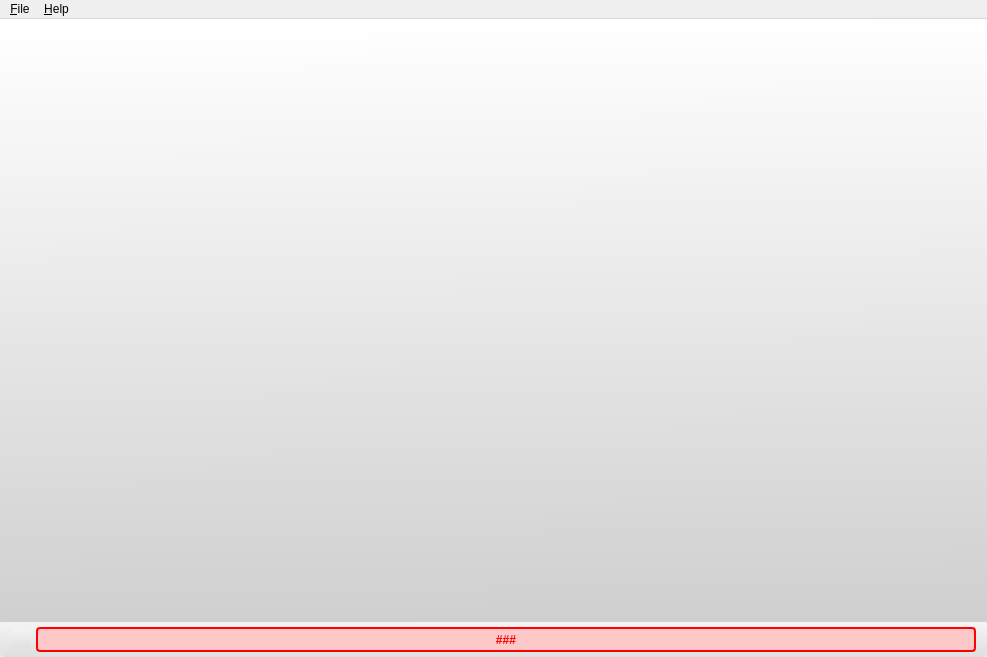
<?xml version="1.0" encoding="UTF-8"?>
<ui version="4.0">
 <class>BingoMainUI</class>
 <widget class="QMainWindow" name="BingoMainUI">
  <property name="geometry">
   <rect>
    <x>0</x>
    <y>0</y>
    <width>987</width>
    <height>657</height>
   </rect>
  </property>
  <property name="minimumSize">
   <size>
    <width>800</width>
    <height>600</height>
   </size>
  </property>
  <property name="windowTitle">
   <string>Buzzword Bingo (VSY-QTClient)</string>
  </property>
  <property name="styleSheet">
   <string notr="true"> QFrame, QLabel, QToolTip {
     border: 0px solid;
     border-radius: 4px;
     padding: 2px;
     background-image: url(images/welcome.png);
 }</string>
  </property>
  <widget class="QWidget" name="centralwidget">
   <layout class="QGridLayout" name="gridLayout">
    <property name="margin">
     <number>0</number>
    </property>
    <property name="spacing">
     <number>0</number>
    </property>
    <item row="1" column="0">
     <widget class="QFrame" name="frame_3">
      <property name="minimumSize">
       <size>
        <width>0</width>
        <height>35</height>
       </size>
      </property>
      <property name="maximumSize">
       <size>
        <width>16777215</width>
        <height>35</height>
       </size>
      </property>
      <property name="styleSheet">
       <string notr="true">background-color: qlineargradient(spread:pad, x1:0, y1:1, x2:0, y2:0, stop:0 rgba(223, 223, 223, 255), stop:1 rgba(244, 244, 244, 255));</string>
      </property>
      <property name="frameShape">
       <enum>QFrame::NoFrame</enum>
      </property>
      <property name="frameShadow">
       <enum>QFrame::Plain</enum>
      </property>
      <property name="lineWidth">
       <number>0</number>
      </property>
      <layout class="QHBoxLayout" name="horizontalLayout">
       <property name="spacing">
        <number>5</number>
       </property>
       <property name="leftMargin">
        <number>9</number>
       </property>
       <property name="topMargin">
        <number>3</number>
       </property>
       <property name="rightMargin">
        <number>9</number>
       </property>
       <property name="bottomMargin">
        <number>3</number>
       </property>
       <item>
        <widget class="QLabel" name="indicator">
         <property name="minimumSize">
          <size>
           <width>20</width>
           <height>20</height>
          </size>
         </property>
         <property name="maximumSize">
          <size>
           <width>20</width>
           <height>20</height>
          </size>
         </property>
         <property name="text">
          <string/>
         </property>
        </widget>
       </item>
       <item>
        <widget class="QLabel" name="errorMessage">
         <property name="minimumSize">
          <size>
           <width>0</width>
           <height>25</height>
          </size>
         </property>
         <property name="maximumSize">
          <size>
           <width>16777215</width>
           <height>25</height>
          </size>
         </property>
         <property name="styleSheet">
          <string notr="true">background-color: rgb(255, 200, 200);
border-color: rgb(255, 0, 0);
border-width: 2px;
border-style: solid;
color:rgb(255, 0, 0);
font-weight:bold;</string>
         </property>
         <property name="text">
          <string>###</string>
         </property>
         <property name="alignment">
          <set>Qt::AlignCenter</set>
         </property>
        </widget>
       </item>
      </layout>
     </widget>
    </item>
    <item row="0" column="0">
     <widget class="QWidget" name="container" native="true">
      <property name="sizePolicy">
       <sizepolicy hsizetype="Expanding" vsizetype="Expanding">
        <horstretch>0</horstretch>
        <verstretch>0</verstretch>
       </sizepolicy>
      </property>
      <property name="minimumSize">
       <size>
        <width>0</width>
        <height>0</height>
       </size>
      </property>
      <property name="styleSheet">
       <string notr="true">background-color: qlineargradient(spread:pad, x1:0.545, y1:1, x2:0.528273, y2:0, stop:0 rgba(207, 207, 207, 255), stop:1 rgba(255, 255, 255, 255));</string>
      </property>
      <layout class="QGridLayout" name="containerLayout">
       <property name="sizeConstraint">
        <enum>QLayout::SetDefaultConstraint</enum>
       </property>
       <property name="margin">
        <number>0</number>
       </property>
       <property name="spacing">
        <number>0</number>
       </property>
      </layout>
     </widget>
    </item>
   </layout>
  </widget>
  <widget class="QMenuBar" name="menubar">
   <property name="geometry">
    <rect>
     <x>0</x>
     <y>0</y>
     <width>987</width>
     <height>21</height>
    </rect>
   </property>
   <widget class="QMenu" name="menu_File">
    <property name="title">
     <string>&amp;File</string>
    </property>
    <addaction name="actionSettings"/>
    <addaction name="separator"/>
    <addaction name="action_Quit"/>
   </widget>
   <widget class="QMenu" name="menu_Help">
    <property name="title">
     <string>&amp;Help</string>
    </property>
    <addaction name="actionProject_Website"/>
    <addaction name="actionAbout"/>
   </widget>
   <addaction name="menu_File"/>
   <addaction name="menu_Help"/>
  </widget>
  <action name="action_Quit">
   <property name="text">
    <string>&amp;Quit</string>
   </property>
  </action>
  <action name="actionSettings">
   <property name="text">
    <string>Settings</string>
   </property>
  </action>
  <action name="actionProject_Website">
   <property name="text">
    <string>Project Website</string>
   </property>
  </action>
  <action name="actionAbout">
   <property name="text">
    <string>About</string>
   </property>
  </action>
 </widget>
 <resources>
  <include location="../resources/bingo.qrc"/>
 </resources>
 <connections/>
</ui>
